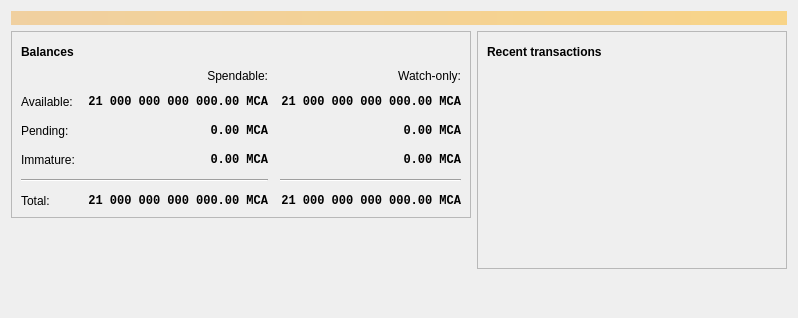
<?xml version="1.0" encoding="UTF-8"?>
<ui version="4.0">
 <class>OverviewPage</class>
 <widget class="QWidget" name="OverviewPage">
  <property name="geometry">
   <rect>
    <x>0</x>
    <y>0</y>
    <width>798</width>
    <height>318</height>
   </rect>
  </property>
  <property name="windowTitle">
   <string>Form</string>
  </property>
  <layout class="QVBoxLayout" name="topLayout">
   <item>
    <widget class="QLabel" name="labelAlerts">
     <property name="visible">
      <bool>false</bool>
     </property>
     <property name="styleSheet">
      <string notr="true">QLabel { background-color: qlineargradient(x1: 0, y1: 0, x2: 1, y2: 0, stop:0 #F0D0A0, stop:1 #F8D488); color:#000000; }</string>
     </property>
     <property name="wordWrap">
      <bool>true</bool>
     </property>
     <property name="margin">
      <number>3</number>
     </property>
     <property name="textInteractionFlags">
      <set>Qt::TextSelectableByMouse</set>
     </property>
    </widget>
   </item>
   <item>
    <layout class="QHBoxLayout" name="horizontalLayout" stretch="1,1">
     <item>
      <layout class="QVBoxLayout" name="verticalLayout_2">
       <item>
        <widget class="QFrame" name="frame">
         <property name="frameShape">
          <enum>QFrame::StyledPanel</enum>
         </property>
         <property name="frameShadow">
          <enum>QFrame::Raised</enum>
         </property>
         <layout class="QVBoxLayout" name="verticalLayout_4">
          <item>
           <layout class="QHBoxLayout" name="horizontalLayout_4">
            <item>
             <widget class="QLabel" name="label_5">
              <property name="font">
               <font>
                <weight>75</weight>
                <bold>true</bold>
               </font>
              </property>
              <property name="text">
               <string>Balances</string>
              </property>
             </widget>
            </item>
            <item>
             <widget class="QPushButton" name="labelWalletStatus">
              <property name="enabled">
               <bool>true</bool>
              </property>
              <property name="maximumSize">
               <size>
                <width>30</width>
                <height>16777215</height>
               </size>
              </property>
              <property name="toolTip">
               <string>The displayed information may be out of date. Your wallet automatically synchronizes with the Bitcoin network after a connection is established, but this process has not completed yet.</string>
              </property>
              <property name="text">
               <string/>
              </property>
              <property name="icon">
               <iconset resource="../bitcoin.qrc">
                <normaloff>:/icons/warning</normaloff>
                <disabledoff>:/icons/warning</disabledoff>:/icons/warning</iconset>
              </property>
              <property name="iconSize">
               <size>
                <width>24</width>
                <height>24</height>
               </size>
              </property>
              <property name="flat">
               <bool>true</bool>
              </property>
             </widget>
            </item>
            <item>
             <spacer name="horizontalSpacer_3">
              <property name="orientation">
               <enum>Qt::Horizontal</enum>
              </property>
              <property name="sizeHint" stdset="0">
               <size>
                <width>40</width>
                <height>20</height>
               </size>
              </property>
             </spacer>
            </item>
           </layout>
          </item>
          <item>
           <layout class="QGridLayout" name="gridLayout">
            <property name="spacing">
             <number>12</number>
            </property>
            <item row="2" column="2">
             <widget class="QLabel" name="labelWatchPending">
              <property name="font">
               <font>
                <family>Monospace</family>
                <weight>75</weight>
                <bold>true</bold>
               </font>
              </property>
              <property name="cursor">
               <cursorShape>IBeamCursor</cursorShape>
              </property>
              <property name="toolTip">
               <string>Unconfirmed transactions to watch-only addresses</string>
              </property>
              <property name="text">
               <string notr="true">0.00 MCA</string>
              </property>
              <property name="alignment">
               <set>Qt::AlignRight|Qt::AlignTrailing|Qt::AlignVCenter</set>
              </property>
              <property name="textInteractionFlags">
               <set>Qt::LinksAccessibleByMouse|Qt::TextSelectableByKeyboard|Qt::TextSelectableByMouse</set>
              </property>
             </widget>
            </item>
            <item row="2" column="1">
             <widget class="QLabel" name="labelUnconfirmed">
              <property name="font">
               <font>
                <family>Monospace</family>
                <weight>75</weight>
                <bold>true</bold>
               </font>
              </property>
              <property name="cursor">
               <cursorShape>IBeamCursor</cursorShape>
              </property>
              <property name="toolTip">
               <string>Total of transactions that have yet to be confirmed, and do not yet count toward the spendable balance</string>
              </property>
              <property name="text">
               <string notr="true">0.00 MCA</string>
              </property>
              <property name="alignment">
               <set>Qt::AlignRight|Qt::AlignTrailing|Qt::AlignVCenter</set>
              </property>
              <property name="textInteractionFlags">
               <set>Qt::LinksAccessibleByMouse|Qt::TextSelectableByKeyboard|Qt::TextSelectableByMouse</set>
              </property>
             </widget>
            </item>
            <item row="3" column="2">
             <widget class="QLabel" name="labelWatchImmature">
              <property name="font">
               <font>
                <family>Monospace</family>
                <weight>75</weight>
                <bold>true</bold>
               </font>
              </property>
              <property name="cursor">
               <cursorShape>IBeamCursor</cursorShape>
              </property>
              <property name="toolTip">
               <string>Mined balance in watch-only addresses that has not yet matured</string>
              </property>
              <property name="text">
               <string notr="true">0.00 MCA</string>
              </property>
              <property name="alignment">
               <set>Qt::AlignRight|Qt::AlignTrailing|Qt::AlignVCenter</set>
              </property>
              <property name="textInteractionFlags">
               <set>Qt::LinksAccessibleByMouse|Qt::TextSelectableByKeyboard|Qt::TextSelectableByMouse</set>
              </property>
             </widget>
            </item>
            <item row="4" column="0" colspan="2">
             <widget class="Line" name="line">
              <property name="orientation">
               <enum>Qt::Horizontal</enum>
              </property>
             </widget>
            </item>
            <item row="4" column="2">
             <widget class="Line" name="lineWatchBalance">
              <property name="sizePolicy">
               <sizepolicy hsizetype="Preferred" vsizetype="Fixed">
                <horstretch>0</horstretch>
                <verstretch>0</verstretch>
               </sizepolicy>
              </property>
              <property name="minimumSize">
               <size>
                <width>140</width>
                <height>0</height>
               </size>
              </property>
              <property name="orientation">
               <enum>Qt::Horizontal</enum>
              </property>
             </widget>
            </item>
            <item row="5" column="0">
             <widget class="QLabel" name="labelTotalText">
              <property name="text">
               <string>Total:</string>
              </property>
             </widget>
            </item>
            <item row="3" column="1">
             <widget class="QLabel" name="labelImmature">
              <property name="font">
               <font>
                <family>Monospace</family>
                <weight>75</weight>
                <bold>true</bold>
               </font>
              </property>
              <property name="cursor">
               <cursorShape>IBeamCursor</cursorShape>
              </property>
              <property name="toolTip">
               <string>Mined balance that has not yet matured</string>
              </property>
              <property name="text">
               <string notr="true">0.00 MCA</string>
              </property>
              <property name="alignment">
               <set>Qt::AlignRight|Qt::AlignTrailing|Qt::AlignVCenter</set>
              </property>
              <property name="textInteractionFlags">
               <set>Qt::LinksAccessibleByMouse|Qt::TextSelectableByKeyboard|Qt::TextSelectableByMouse</set>
              </property>
             </widget>
            </item>
            <item row="2" column="3">
             <spacer name="horizontalSpacer_2">
              <property name="orientation">
               <enum>Qt::Horizontal</enum>
              </property>
              <property name="sizeHint" stdset="0">
               <size>
                <width>40</width>
                <height>20</height>
               </size>
              </property>
             </spacer>
            </item>
            <item row="3" column="0">
             <widget class="QLabel" name="labelImmatureText">
              <property name="text">
               <string>Immature:</string>
              </property>
             </widget>
            </item>
            <item row="5" column="1">
             <widget class="QLabel" name="labelTotal">
              <property name="font">
               <font>
                <family>Monospace</family>
                <weight>75</weight>
                <bold>true</bold>
               </font>
              </property>
              <property name="cursor">
               <cursorShape>IBeamCursor</cursorShape>
              </property>
              <property name="toolTip">
               <string>Your current total balance</string>
              </property>
              <property name="text">
               <string notr="true">21 000 000 000 000.00 MCA</string>
              </property>
              <property name="alignment">
               <set>Qt::AlignRight|Qt::AlignTrailing|Qt::AlignVCenter</set>
              </property>
              <property name="textInteractionFlags">
               <set>Qt::LinksAccessibleByMouse|Qt::TextSelectableByKeyboard|Qt::TextSelectableByMouse</set>
              </property>
             </widget>
            </item>
            <item row="5" column="2">
             <widget class="QLabel" name="labelWatchTotal">
              <property name="font">
               <font>
                <family>Monospace</family>
                <weight>75</weight>
                <bold>true</bold>
               </font>
              </property>
              <property name="cursor">
               <cursorShape>IBeamCursor</cursorShape>
              </property>
              <property name="toolTip">
               <string>Current total balance in watch-only addresses</string>
              </property>
              <property name="text">
               <string notr="true">21 000 000 000 000.00 MCA</string>
              </property>
              <property name="alignment">
               <set>Qt::AlignRight|Qt::AlignTrailing|Qt::AlignVCenter</set>
              </property>
              <property name="textInteractionFlags">
               <set>Qt::LinksAccessibleByMouse|Qt::TextSelectableByKeyboard|Qt::TextSelectableByMouse</set>
              </property>
             </widget>
            </item>
            <item row="0" column="2">
             <widget class="QLabel" name="labelWatchonly">
              <property name="text">
               <string>Watch-only:</string>
              </property>
              <property name="alignment">
               <set>Qt::AlignRight|Qt::AlignTrailing|Qt::AlignVCenter</set>
              </property>
             </widget>
            </item>
            <item row="1" column="0">
             <widget class="QLabel" name="labelBalanceText">
              <property name="text">
               <string>Available:</string>
              </property>
             </widget>
            </item>
            <item row="1" column="1">
             <widget class="QLabel" name="labelBalance">
              <property name="font">
               <font>
                <family>Monospace</family>
                <weight>75</weight>
                <bold>true</bold>
               </font>
              </property>
              <property name="cursor">
               <cursorShape>IBeamCursor</cursorShape>
              </property>
              <property name="toolTip">
               <string>Your current spendable balance</string>
              </property>
              <property name="text">
               <string notr="true">21 000 000 000 000.00 MCA</string>
              </property>
              <property name="alignment">
               <set>Qt::AlignRight|Qt::AlignTrailing|Qt::AlignVCenter</set>
              </property>
              <property name="textInteractionFlags">
               <set>Qt::LinksAccessibleByMouse|Qt::TextSelectableByKeyboard|Qt::TextSelectableByMouse</set>
              </property>
             </widget>
            </item>
            <item row="1" column="2">
             <widget class="QLabel" name="labelWatchAvailable">
              <property name="font">
               <font>
                <family>Monospace</family>
                <weight>75</weight>
                <bold>true</bold>
               </font>
              </property>
              <property name="cursor">
               <cursorShape>IBeamCursor</cursorShape>
              </property>
              <property name="toolTip">
               <string>Your current balance in watch-only addresses</string>
              </property>
              <property name="text">
               <string notr="true">21 000 000 000 000.00 MCA</string>
              </property>
              <property name="alignment">
               <set>Qt::AlignRight|Qt::AlignTrailing|Qt::AlignVCenter</set>
              </property>
              <property name="textInteractionFlags">
               <set>Qt::LinksAccessibleByMouse|Qt::TextSelectableByKeyboard|Qt::TextSelectableByMouse</set>
              </property>
             </widget>
            </item>
            <item row="2" column="0">
             <widget class="QLabel" name="labelPendingText">
              <property name="text">
               <string>Pending:</string>
              </property>
             </widget>
            </item>
            <item row="0" column="1">
             <widget class="QLabel" name="labelSpendable">
              <property name="text">
               <string>Spendable:</string>
              </property>
              <property name="alignment">
               <set>Qt::AlignRight|Qt::AlignTrailing|Qt::AlignVCenter</set>
              </property>
             </widget>
            </item>
           </layout>
          </item>
         </layout>
        </widget>
       </item>
       <item>
        <spacer name="verticalSpacer">
         <property name="orientation">
          <enum>Qt::Vertical</enum>
         </property>
         <property name="sizeHint" stdset="0">
          <size>
           <width>20</width>
           <height>40</height>
          </size>
         </property>
        </spacer>
       </item>
      </layout>
     </item>
     <item>
      <layout class="QVBoxLayout" name="verticalLayout_3">
       <item>
        <widget class="QFrame" name="frame_2">
         <property name="frameShape">
          <enum>QFrame::StyledPanel</enum>
         </property>
         <property name="frameShadow">
          <enum>QFrame::Raised</enum>
         </property>
         <layout class="QVBoxLayout" name="verticalLayout">
          <item>
           <layout class="QHBoxLayout" name="horizontalLayout_2">
            <item>
             <widget class="QLabel" name="label_4">
              <property name="font">
               <font>
                <weight>75</weight>
                <bold>true</bold>
               </font>
              </property>
              <property name="text">
               <string>Recent transactions</string>
              </property>
             </widget>
            </item>
            <item>
             <widget class="QPushButton" name="labelTransactionsStatus">
              <property name="enabled">
               <bool>true</bool>
              </property>
              <property name="maximumSize">
               <size>
                <width>30</width>
                <height>16777215</height>
               </size>
              </property>
              <property name="toolTip">
               <string>The displayed information may be out of date. Your wallet automatically synchronizes with the Bitcoin network after a connection is established, but this process has not completed yet.</string>
              </property>
              <property name="text">
               <string/>
              </property>
              <property name="icon">
               <iconset resource="../bitcoin.qrc">
                <normaloff>:/icons/warning</normaloff>
                <disabledoff>:/icons/warning</disabledoff>:/icons/warning</iconset>
              </property>
              <property name="iconSize">
               <size>
                <width>24</width>
                <height>24</height>
               </size>
              </property>
              <property name="flat">
               <bool>true</bool>
              </property>
             </widget>
            </item>
            <item>
             <spacer name="horizontalSpacer">
              <property name="orientation">
               <enum>Qt::Horizontal</enum>
              </property>
              <property name="sizeHint" stdset="0">
               <size>
                <width>40</width>
                <height>20</height>
               </size>
              </property>
             </spacer>
            </item>
           </layout>
          </item>
          <item>
           <widget class="QListView" name="listTransactions">
            <property name="styleSheet">
             <string notr="true">QListView { background: transparent; }</string>
            </property>
            <property name="frameShape">
             <enum>QFrame::NoFrame</enum>
            </property>
            <property name="verticalScrollBarPolicy">
             <enum>Qt::ScrollBarAlwaysOff</enum>
            </property>
            <property name="horizontalScrollBarPolicy">
             <enum>Qt::ScrollBarAlwaysOff</enum>
            </property>
            <property name="selectionMode">
             <enum>QAbstractItemView::NoSelection</enum>
            </property>
           </widget>
          </item>
         </layout>
        </widget>
       </item>
       <item>
        <spacer name="verticalSpacer_2">
         <property name="orientation">
          <enum>Qt::Vertical</enum>
         </property>
         <property name="sizeHint" stdset="0">
          <size>
           <width>20</width>
           <height>40</height>
          </size>
         </property>
        </spacer>
       </item>
      </layout>
     </item>
    </layout>
   </item>
  </layout>
 </widget>
 <resources/>
 <connections/>
</ui>
